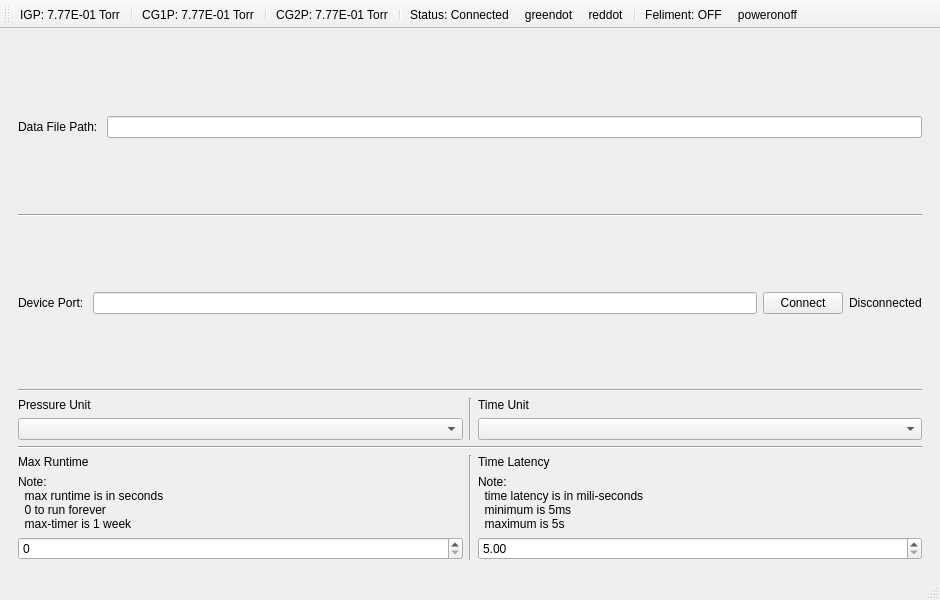
<?xml version="1.0" encoding="UTF-8"?>
<ui version="4.0">
 <class>MainWindow</class>
 <widget class="QMainWindow" name="MainWindow">
  <property name="geometry">
   <rect>
    <x>0</x>
    <y>0</y>
    <width>940</width>
    <height>600</height>
   </rect>
  </property>
  <property name="windowTitle">
   <string>MainWindow</string>
  </property>
  <widget class="QWidget" name="centralwidget">
   <layout class="QVBoxLayout" name="verticalLayout">
    <item>
     <widget class="QStackedWidget" name="stackedWidget">
      <property name="currentIndex">
       <number>0</number>
      </property>
      <widget class="QWidget" name="page1">
       <layout class="QVBoxLayout" name="verticalLayout_2">
        <item>
         <layout class="QVBoxLayout" name="linesCon">
          <item>
           <layout class="QVBoxLayout" name="filemanagerCon">
            <item>
             <layout class="QHBoxLayout" name="savedatatoCon">
              <item>
               <widget class="QLabel" name="filepathLabel">
                <property name="text">
                 <string>Data File Path: </string>
                </property>
               </widget>
              </item>
              <item>
               <widget class="QLineEdit" name="filepathEdit"/>
              </item>
             </layout>
            </item>
            <item>
             <layout class="QHBoxLayout" name="horizontalLayout_2"/>
            </item>
           </layout>
          </item>
          <item>
           <widget class="Line" name="line1">
            <property name="orientation">
             <enum>Qt::Horizontal</enum>
            </property>
           </widget>
          </item>
          <item>
           <layout class="QHBoxLayout" name="devicecomCon">
            <item>
             <widget class="QLabel" name="devicecomLabel">
              <property name="text">
               <string>Device Port: </string>
              </property>
             </widget>
            </item>
            <item>
             <widget class="QLineEdit" name="devicecomEdit"/>
            </item>
            <item>
             <widget class="QPushButton" name="devicecomButton">
              <property name="text">
               <string>Connect</string>
              </property>
             </widget>
            </item>
            <item>
             <widget class="QLabel" name="devicecomstatusLabel">
              <property name="text">
               <string>Disconnected</string>
              </property>
             </widget>
            </item>
           </layout>
          </item>
          <item>
           <widget class="Line" name="line2">
            <property name="orientation">
             <enum>Qt::Horizontal</enum>
            </property>
           </widget>
          </item>
          <item>
           <layout class="QVBoxLayout" name="configurationCon">
            <item>
             <layout class="QHBoxLayout" name="configuration1Con">
              <item>
               <layout class="QVBoxLayout" name="pressureunitCon">
                <item>
                 <widget class="QLabel" name="pressureunitLabel">
                  <property name="text">
                   <string>Pressure Unit </string>
                  </property>
                 </widget>
                </item>
                <item>
                 <widget class="QComboBox" name="pressureunitCombo"/>
                </item>
               </layout>
              </item>
              <item>
               <widget class="Line" name="line3">
                <property name="orientation">
                 <enum>Qt::Vertical</enum>
                </property>
               </widget>
              </item>
              <item>
               <layout class="QVBoxLayout" name="timeunitCon">
                <item>
                 <widget class="QLabel" name="timeunitLabel">
                  <property name="text">
                   <string>Time Unit </string>
                  </property>
                 </widget>
                </item>
                <item>
                 <widget class="QComboBox" name="timeunitCombo"/>
                </item>
               </layout>
              </item>
             </layout>
            </item>
            <item>
             <widget class="Line" name="line4">
              <property name="orientation">
               <enum>Qt::Horizontal</enum>
              </property>
             </widget>
            </item>
            <item>
             <layout class="QHBoxLayout" name="configuration2Con">
              <item>
               <layout class="QVBoxLayout" name="runtimeCon">
                <item>
                 <widget class="QLabel" name="runtimeLabel">
                  <property name="text">
                   <string>Max Runtime</string>
                  </property>
                 </widget>
                </item>
                <item>
                 <widget class="QLabel" name="tuntimenoteLabel">
                  <property name="text">
                   <string>Note: 
  max runtime is in seconds 
  0 to run forever 
  max-timer is 1 week</string>
                  </property>
                 </widget>
                </item>
                <item>
                 <widget class="QSpinBox" name="runtimeSpin">
                  <property name="maximum">
                   <number>604800</number>
                  </property>
                 </widget>
                </item>
               </layout>
              </item>
              <item>
               <widget class="Line" name="line5">
                <property name="orientation">
                 <enum>Qt::Vertical</enum>
                </property>
               </widget>
              </item>
              <item>
               <layout class="QVBoxLayout" name="latencyCon">
                <item>
                 <widget class="QLabel" name="latencyLabel">
                  <property name="text">
                   <string>Time Latency </string>
                  </property>
                 </widget>
                </item>
                <item>
                 <widget class="QLabel" name="latencynoteLabel">
                  <property name="text">
                   <string>Note: 
  time latency is in mili-seconds 
  minimum is 5ms 
  maximum is 5s</string>
                  </property>
                 </widget>
                </item>
                <item>
                 <widget class="QDoubleSpinBox" name="latencySpin">
                  <property name="minimum">
                   <double>5.000000000000000</double>
                  </property>
                  <property name="maximum">
                   <double>5000.000000000000000</double>
                  </property>
                 </widget>
                </item>
               </layout>
              </item>
             </layout>
            </item>
           </layout>
          </item>
         </layout>
        </item>
       </layout>
      </widget>
      <widget class="QWidget" name="page2">
       <layout class="QVBoxLayout" name="verticalLayout_3"/>
      </widget>
      <widget class="QWidget" name="page3">
       <layout class="QVBoxLayout" name="verticalLayout_4"/>
      </widget>
     </widget>
    </item>
   </layout>
  </widget>
  <widget class="QMenuBar" name="menubar">
   <property name="geometry">
    <rect>
     <x>0</x>
     <y>0</y>
     <width>940</width>
     <height>22</height>
    </rect>
   </property>
  </widget>
  <widget class="QStatusBar" name="statusbar"/>
  <widget class="QToolBar" name="toolBar">
   <property name="windowTitle">
    <string>toolBar</string>
   </property>
   <attribute name="toolBarArea">
    <enum>TopToolBarArea</enum>
   </attribute>
   <attribute name="toolBarBreak">
    <bool>false</bool>
   </attribute>
   <addaction name="ToolBarIGPLabel"/>
   <addaction name="separator"/>
   <addaction name="ToolBarCG1PLabel"/>
   <addaction name="separator"/>
   <addaction name="ToolBarCG2PLabel"/>
   <addaction name="separator"/>
   <addaction name="ToolBarStatusLabel"/>
   <addaction name="ToolBarGreendot"/>
   <addaction name="ToolBarReddot"/>
   <addaction name="separator"/>
   <addaction name="ToolBarFelimentLabel"/>
   <addaction name="ToolBarPowerONOFFICO"/>
  </widget>
  <action name="ToolBarIGPLabel">
   <property name="text">
    <string>IGP: 7.77E-01 Torr</string>
   </property>
  </action>
  <action name="ToolBarCG1PLabel">
   <property name="text">
    <string>CG1P: 7.77E-01 Torr</string>
   </property>
  </action>
  <action name="ToolBarCG2PLabel">
   <property name="text">
    <string>CG2P: 7.77E-01 Torr</string>
   </property>
  </action>
  <action name="ToolBarStatusLabel">
   <property name="text">
    <string>Status: Connected</string>
   </property>
  </action>
  <action name="ToolBarGreendot">
   <property name="icon">
    <iconset>
     <normaloff>../icons/greendot.ico</normaloff>../icons/greendot.ico</iconset>
   </property>
   <property name="text">
    <string>greendot</string>
   </property>
  </action>
  <action name="ToolBarReddot">
   <property name="icon">
    <iconset>
     <normaloff>../icons/reddot.ico</normaloff>../icons/reddot.ico</iconset>
   </property>
   <property name="text">
    <string>reddot</string>
   </property>
  </action>
  <action name="ToolBarFelimentLabel">
   <property name="text">
    <string>Feliment: OFF</string>
   </property>
  </action>
  <action name="ToolBarPowerONOFFICO">
   <property name="icon">
    <iconset>
     <normaloff>../icons/poweron.ico</normaloff>../icons/poweron.ico</iconset>
   </property>
   <property name="text">
    <string>poweronoff</string>
   </property>
  </action>
 </widget>
 <resources/>
 <connections/>
</ui>
